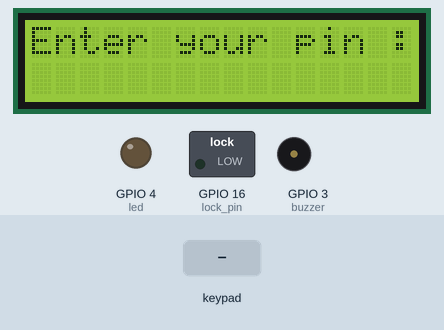
This program was run on a simulated Raspberry Pi (BCM pin numbers). On the bench: 16×2 character LCD, switched loads named in the program (green lamp = pin HIGH), output pins drawn as LEDs (lit = HIGH), buzzer (waves = sounding, pin HIGH). Inputs (shaded band) come from the test bench. Sending an e-mail succeeds after 1 s; pins used as bus, display or sensor lines are not drawn; what the program prints to the terminal is not drawn.

Above: at 1.2 s.
1.3 s: keypad keys 1 2 # pressed 0.4 s apart
At 5.6 s:
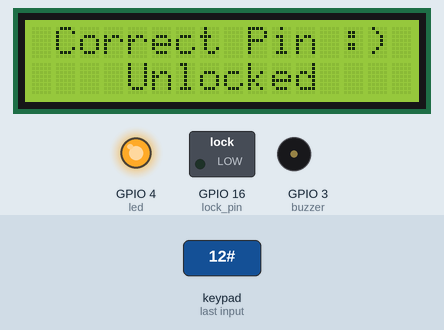
At 16.6 s:
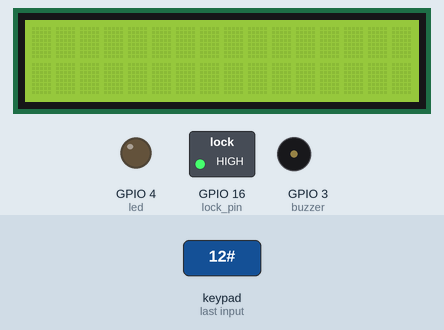
Timing chart, 0 to 17.4 s (numbered marks = the images above; inputs shaded):
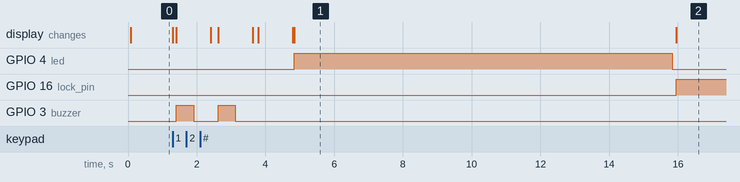

Measured:
- after the input at 1.3 s, GPIO 4 (led): LOW → HIGH after 3.5 s, → LOW 11.0 s later; GPIO 16 (lock_pin): LOW → HIGH after 14.6 s; GPIO 3 (buzzer): alternates HIGH for 0.50 s and LOW for 0.72 s, 4 changes in all, then stays LOW, starting after 0.11 s; the display: first changes at once (image 1 shows a later state)
- what the display in image 1 shows lasts 11.1 s, from 4.8 s to 15.9 s

The program:

secure_box_1.py
```python
import RPi.GPIO as GPIO
import time
from pad4pi import rpi_gpio
from gpiozero import LED
from time import sleep
import smtplib
import RPi.GPIO as GPIO

GPIO.setwarnings(False)

led = LED(4)
lock_pin = 16

GPIO.setmode(GPIO.BCM)


buzzer = 3
GPIO.setup(buzzer, GPIO.OUT)

#******************************************#
KEYPAD = [
    ["1", "2", "3"],
    ["4", "5", "6"],
    ["7", "8", "9"],
    ["*", "0", "#"]
]


COL_PINS = [26,20,21] # BCM numbering
ROW_PINS = [5, 6,13,19] # BCM numbering

factory = rpi_gpio.KeypadFactory()
keypad = factory.create_keypad(keypad=KEYPAD, row_pins=ROW_PINS, col_pins=COL_PINS)


#******************************************#


def printKey(key):
    lcd_byte(ord(key),LCD_CHR)
    if key == "#":
        lcd_string(" Correct Pin :) ",LCD_LINE_1)
        time.sleep(1)
        lcd_string("    Unlocked", LCD_LINE_2)
        lcd_byte(0xC0, LCD_CMD)
        led.on()


        #email alert
        gmail_user = "danfit784@gmail.com"
        gmail_password = "tssphpbqjnfschti"


        sent_from = gmail_user
        to = ["danicafiteni@gmail.com"]
        subject = 'OMG Super Important Message'
        body = 'Hey, your secure box is unlocked :). Well Done.'


        email_text = """\
        From: %s
        To: %s
        Subject: %s

        %s
        """ % (sent_from, ", ".join(to), subject, body)

        try:
            server = smtplib.SMTP_SSL('smtp.gmail.com', 465)
            server.ehlo()
            server.login(gmail_user, gmail_password)
            server.sendmail(sent_from, to, email_text)
            server.close()

            print( 'Email sent!')
        except:
            print('Something went wrong...Email not sent')


        time.sleep(10)
        led.off()


        lcd_string("  ",LCD_LINE_1)
        lcd_string("  ",LCD_LINE_2)


        print("Unlocking")
        GPIO.setup(lock_pin, GPIO.OUT)
        GPIO.output(lock_pin, GPIO.HIGH)


    else:
        lcd_string("Incorrect Pin :) ",LCD_LINE_1)
        lcd_string("  Try again ", LCD_LINE_2)
        led.off()


        GPIO.output(buzzer, GPIO.HIGH)
        sleep(0.5)
        GPIO.output(buzzer, GPIO.LOW)
        sleep(0.5)


        lcd_string("Enter your pin :", LCD_LINE_1)
        lcd_string(" ", LCD_LINE_2
                   )
        lcd_byte(0xC0, LCD_CMD)

        GPIO.setup(lock_pin, GPIO.OUT)
        GPIO.output(lock_pin, GPIO.LOW)
        GPIO.cleanup(lock_pin)
        print("Lock stay locked")


#******************************************#

# printKey will be called each time a keypad button is pressed
keypad.registerKeyPressHandler(printKey)


# Define GPIO to LCD mapping
LCD_RS = 25
LCD_E  = 24
LCD_D4 = 23
LCD_D5 = 17
LCD_D6 = 18
LCD_D7 = 22


# Define LCD parameters
LCD_WIDTH = 16    # Maximum characters per line
LCD_CHR = True
LCD_CMD = False

LCD_LINE_1 = 0x80 # LCD RAM address for the 1st line
LCD_LINE_2 = 0xC0 # LCD RAM address for the 2nd line

# Timing constants
E_PULSE = 0.0005
E_DELAY = 0.0005


#******************************************#
def main():
  # Main program block
  global pm
  global system_sts

  GPIO.setwarnings(False)
  GPIO.setmode(GPIO.BCM)       # Use BCM GPIO numbers
  GPIO.setup(LCD_E, GPIO.OUT)  # E
  GPIO.setup(LCD_RS, GPIO.OUT) # RS
  GPIO.setup(LCD_D4, GPIO.OUT) # DB4
  GPIO.setup(LCD_D5, GPIO.OUT) # DB5
  GPIO.setup(LCD_D6, GPIO.OUT) # DB6
  GPIO.setup(LCD_D7, GPIO.OUT) # DB7


  # Initialise display
  lcd_init()
  lcd_byte(0x01, LCD_CMD)
  lcd_string("Enter your pin : ",LCD_LINE_1)
  lcd_byte(0xC0, LCD_CMD)
  while True:
      time.sleep(1)


#******************************************#
def lcd_init():
  # Initialise display
  lcd_byte(0x33,LCD_CMD) # 110011 Initialise
  lcd_byte(0x32,LCD_CMD) # 110010 Initialise
  lcd_byte(0x06,LCD_CMD) # 000110 Cursor move direction
  lcd_byte(0x0C,LCD_CMD) # 001100 Display On,Cursor Off, Blink Off
  lcd_byte(0x28,LCD_CMD) # 101000 Data length, number of lines, font size
  lcd_byte(0x01,LCD_CMD) # 000001 Clear display
  time.sleep(E_DELAY)

#******************************************#
def lcd_byte(bits, mode):
  # Send byte to data pins
  # bits = data
  # mode = True  for character
  #        False for command

  GPIO.output(LCD_RS, mode) # RS

  # High bits
  GPIO.output(LCD_D4, False)
  GPIO.output(LCD_D5, False)
  GPIO.output(LCD_D6, False)
  GPIO.output(LCD_D7, False)
  if bits&0x10==0x10:
    GPIO.output(LCD_D4, True)
  if bits&0x20==0x20:
    GPIO.output(LCD_D5, True)
  if bits&0x40==0x40:
    GPIO.output(LCD_D6, True)
  if bits&0x80==0x80:
    GPIO.output(LCD_D7, True)

  # Toggle 'Enable' pin
  lcd_toggle_enable()

  # Low bits
  GPIO.output(LCD_D4, False)
  GPIO.output(LCD_D5, False)
  GPIO.output(LCD_D6, False)
  GPIO.output(LCD_D7, False)
  if bits&0x01==0x01:
    GPIO.output(LCD_D4, True)
  if bits&0x02==0x02:
    GPIO.output(LCD_D5, True)
  if bits&0x04==0x04:
    GPIO.output(LCD_D6, True)
  if bits&0x08==0x08:
    GPIO.output(LCD_D7, True)

  # Toggle 'Enable' pin
  lcd_toggle_enable()

#******************************************#
def lcd_toggle_enable():
  # Toggle enable
  time.sleep(E_DELAY)
  GPIO.output(LCD_E, True)
  time.sleep(E_PULSE)
  GPIO.output(LCD_E, False)
  time.sleep(E_DELAY)

#***************************************#


def lcd_string(message,line):
  # Send string to display

  message = message.ljust(LCD_WIDTH," ")


  lcd_byte(line, LCD_CMD)

  for i in range(LCD_WIDTH):
    lcd_byte(ord(message[i]),LCD_CHR)


#******************************************#


if __name__ == '__main__':

  try:
    main()
  except KeyboardInterrupt:
    pass
  finally:
    lcd_byte(0x01, LCD_CMD)
    lcd_string("Goodbye!",LCD_LINE_1) #CTRL + C

    GPIO.cleanup()
```
